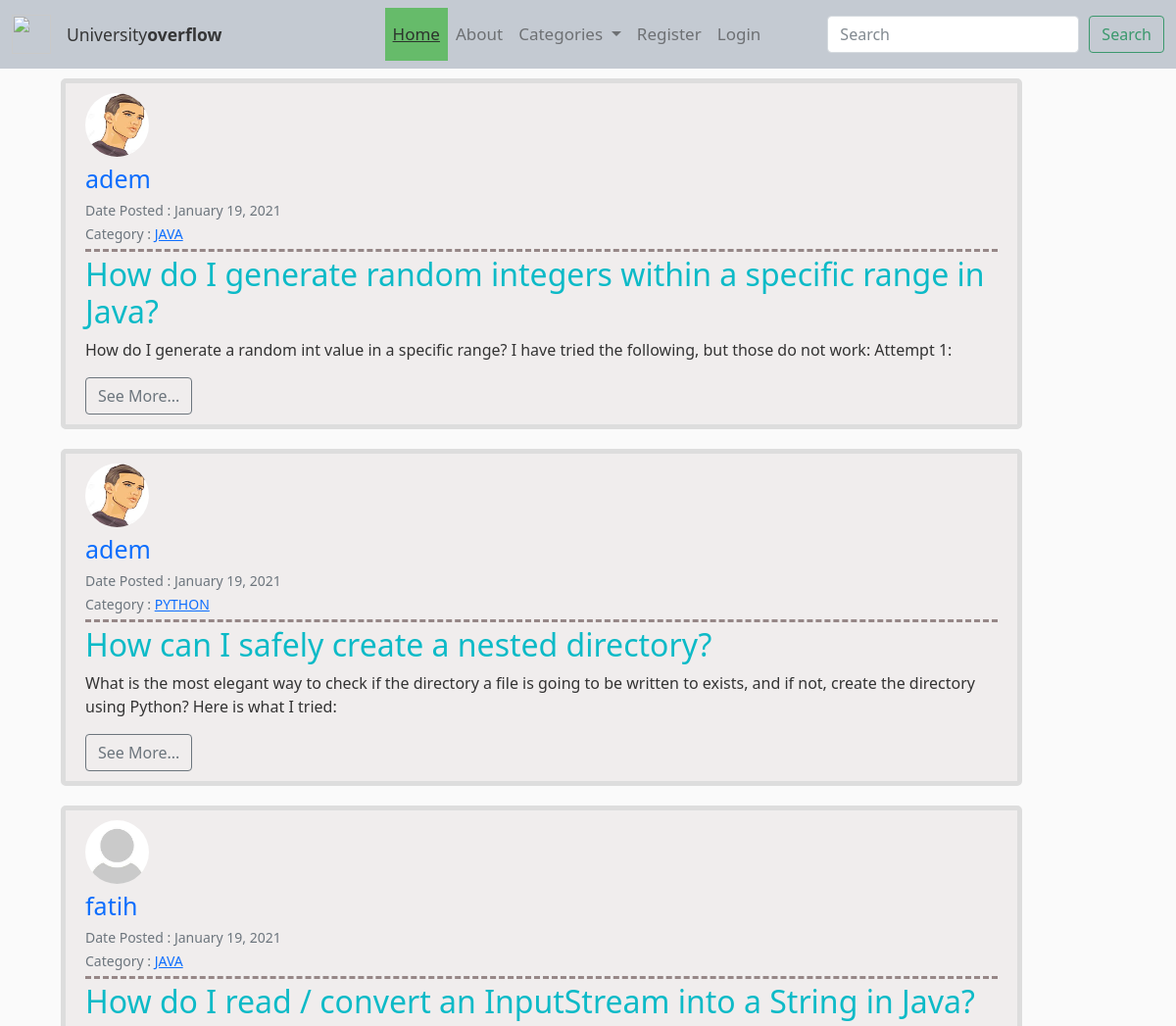
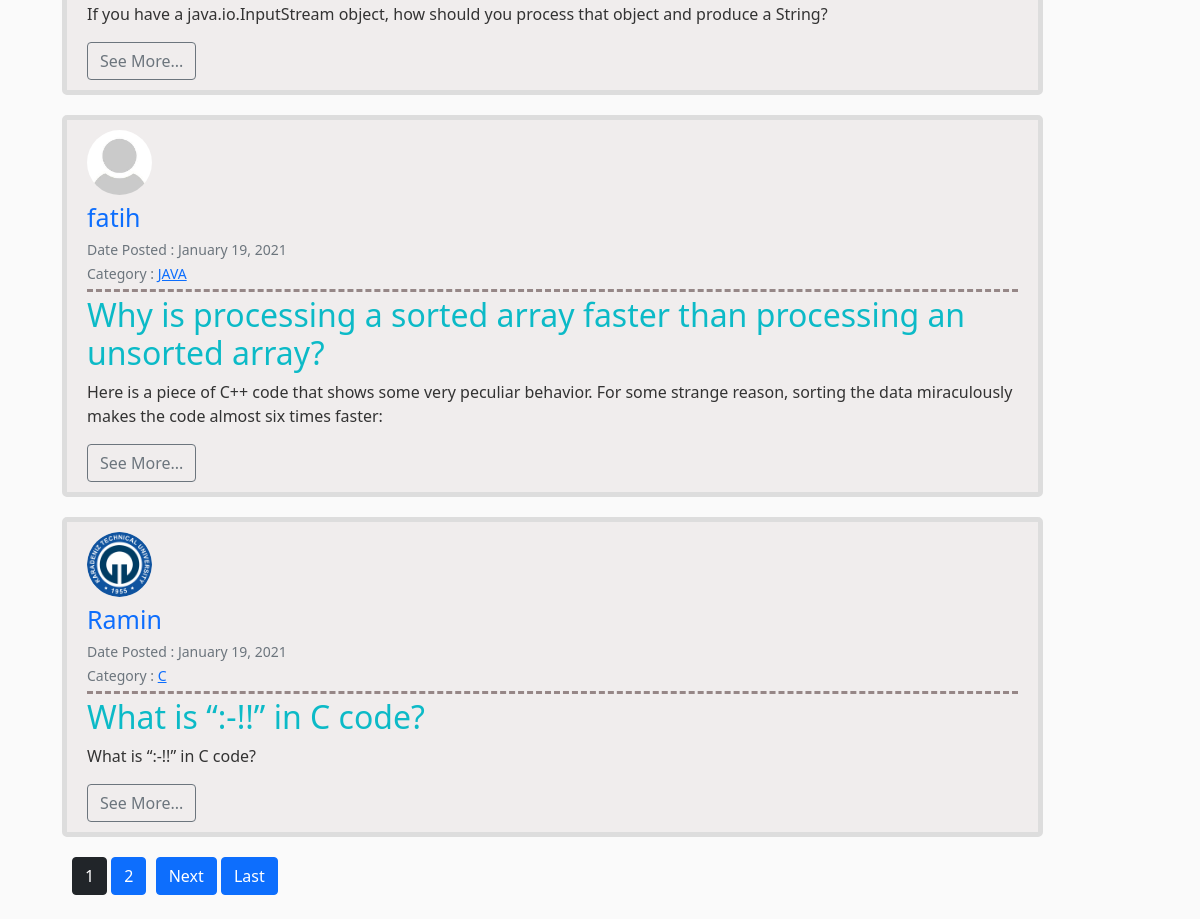
The page / on the database its author committed (2 pictures, top to bottom).
### blog/models.py (models this page shows, shortened)
class Post(models.Model):
    author = models.ForeignKey(User, on_delete=models.CASCADE)
    title = models.CharField(max_length=150)
    date_posted = models.DateTimeField(default=timezone.now)
    last_modified = models.DateTimeField(auto_now=True)
    category = models.CharField(max_length=150)
    snippet = models.CharField(max_length=500)
    body = models.TextField()
    like = models.ManyToManyField(User, blank=True, related_name="likes")
    dislike = models.ManyToManyField(User, blank=True, related_name="dislikes")
    objects = BlogPostManager()

### user/models.py (models this page shows, shortened)
class Profile(models.Model):
    user = models.OneToOneField(User, on_delete=models.CASCADE)
    bio = models.TextField(blank=True, null=True)
    image = models.ImageField(default='default.jpg', upload_to="profile_img")
    education = models.CharField(max_length=255, blank=True, null=True)
    website_url = models.CharField(max_length=255, blank=True, null=True)
    linkin_url = models.CharField(max_length=255, blank=True, null=True)
    facebook_url = models.CharField(max_length=255, blank=True, null=True)

### blog/views.py (the view)
# urls.py: path('', Homeview.as_view(), name='blog-home'),
class Homeview(ListView):
    model = Post
    template_name = "blog/home.html"
    context_object_name = 'posts'
    ordering = ["-date_posted"]
    paginate_by = 5

### blog/custom_context_processor.py (called while the page is built)
def subject_renderer(request):
    return {
       'all_categories': Category.objects.all(),
    }

### blog/models.py (called while the page is built)
    def get_queryset(self):
        return BlogPostQuerySet(self.model, using=self._db)

    def __str__(self):
        return self.name

### blog/templates/blog/home.html (shortened to what this page needs)
{% extends 'blog/base.html' %}
{% block content %}
    {% for post in posts %}
        <article class="media content-section">
            <a href="{% url 'post-detail' post.id %}"><img class="rounded-circle article-img" src="{{ post.author.profile.image.url }}" ></a>
            <div class="media-body">
            <div class="article-metadata">
                <a class="" style="text-decoration: none; font-size: 25px;" href="{% url 'user-profile' post.author.username %}">{{ post.author }}</a>
                <br>
                <small class="text-muted">Date Posted : {{ post.date_posted | date:"F d, Y" }}</small><br>
                <small class="text-muted">Category : <a href="{% url 'blog-category' post.category %}">{{ post.category }}</a></small>
            </div>
            <h2><a class="article-title" href="{% url 'post-detail' post.id %}">{{ post.title }}</a></h2>
            <div>
                <p class="article-content">{{ post.snippet | slice:500 }}</p>
            </div>
            </div>
            <a href="{% url 'post-detail' post.id %}" class="btn btn-outline-secondary">See More...</a>
        </article>
    {% endfor %}
    <div style="margin-left: 30px;">
    {% if is_paginated %}
        {% for page in page_obj.paginator.page_range %}
            {% if page == page_obj.number %}
                <a class="btn btn-dark  mb-4" href="?page={{page}}">{{page}}</a>
            {% elif page > page_obj.number|add:"-4" and page < page_obj.number|add:"4" %}
                <a class="btn btn-primary mb-4" href="?page={{page}}">{{page}}</a>
            {% endif %}
        {% endfor %}
        {% if page_obj.has_next %}
            <a class="btn btn-primary mb-4" style="margin-left: 5px;" href="?page={{ page_obj.next_page_number }}">Next</a>
            <a class="btn btn-primary mb-4" href="?page={{ page_obj.paginator.num_pages }}">Last</a>
        {% endif %}
    {% endif %}
    </div>
{% endblock content %}

### blog/static/blog/style.css (style rules this page uses)
body { background: #fafafa; color: #333333; }
h1, h2, h3, h4, h5, h6 { color: #444444; }
.content-section { background: #f0eded; padding: 10px 20px; border: 5px solid #dddddd; border-radius: 5px; margin: 20px; }
.article-title { color: #0cbac7; text-decoration: none; }
.article-content { white-space: pre-line; }
.article-img { height: 65px; width: 65px; margin-right: 16px; }
.article-metadata { padding-bottom: 4px; margin-bottom: 4px; margin-top: 4px; border-bottom: 3px dashed #968787 }

### rows shown on the page
Post: author.profile.image (picture), author "adem", date_posted "January 19, 2021", category "JAVA", title "How do I generate random integers within a specific range in Java?", snippet "How do I generate a random int value in a specific range? I have tried the following, but those do not work: Attempt 1:"
Post: author.profile.image (picture), author "adem", date_posted "January 19, 2021", category "PYTHON", title "How can I safely create a nested directory?", snippet "What is the most elegant way to check if the directory a file is going to be written to exists, and if not, create the directory using Python? Here is what I tried:"
Post: author.profile.image (placeholder picture), author "fatih", date_posted "January 19, 2021", category "JAVA", title "How do I read / convert an InputStream into a String in Java?", snippet "If you have a java.io.InputStream object, how should you process that object and produce a String?"
Post: author.profile.image (placeholder picture), author "fatih", date_posted "January 19, 2021", category "JAVA", title "Why is processing a sorted array faster than processing an unsorted array?", snippet "Here is a piece of C++ code that shows some very peculiar behavior. For some strange reason, sorting the data miraculously makes the code almost six times faster:"
Post: author.profile.image (picture), author "Ramin", date_posted "January 19, 2021", category "C", title "What is “:-!!” in C code?", snippet "What is “:-!!” in C code?"

### other values the page prints
{{ page }} "1"
{{ page }} "2"
